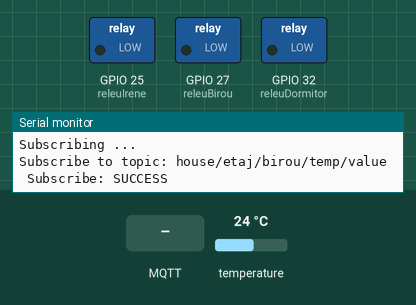
Simulated run of this program. Board: ESP32. Parts: switched loads named in the program (green lamp = pin HIGH), the last lines printed to the serial monitor. The test bench sets the inputs (shaded band); at power-on: temperature 24 °C. WiFi joins after 1.5 s; servers stay silent unless stated; a WiFi scan finds three made-up networks; no MQTT or app messages arrive unless stated.

Above: at 11.3 s.
11.4 s: MQTT message "85" arrives on the first subscribed topic
At 11.9 s:
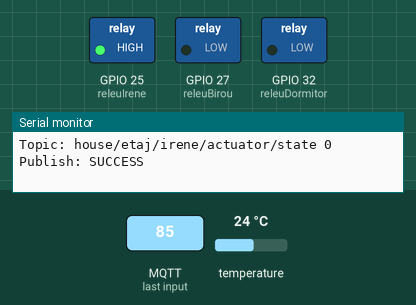
12.9 s: MQTT message "0" arrives on the first subscribed topic
At 14.1 s:
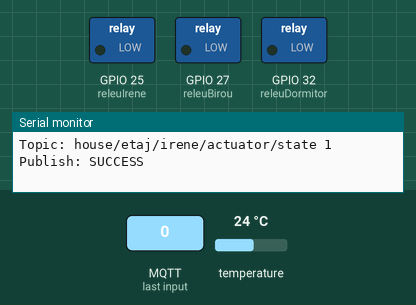
14.4 s: MQTT message "90" arrives on the first subscribed topic
At 15.4 s:
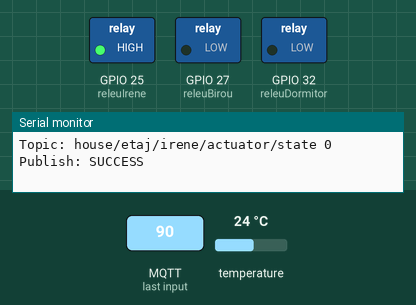
Timing chart, 0 to 17.4 s (numbered marks = the images above; inputs shaded):
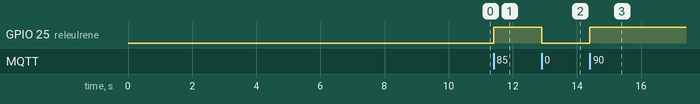

Measured:
- after the input at 11.4 s, GPIO 25 (releuIrene): LOW → HIGH at once
- after the input at 12.9 s, GPIO 25 (releuIrene): HIGH → LOW at once
- after the input at 14.4 s, GPIO 25 (releuIrene): LOW → HIGH at once

The program:

main.cpp
```cpp
#include <Arduino.h>
#include <WiFi.h>
#include "main.h"

void setup()
{
    // setup serial port
    Serial.begin(115200);

    // Enable debug messages
    Serial.setDebugOutput(true);
    esp_log_level_set("*", ESP_LOG_VERBOSE);

    // setup WiFi
    setupWiFi();

    // setup MQTT connection
    setupMQTT();

    // setup device pins
    setupGPIOs();

    // setup OneWire bus for reading temperature
    setupOneWireBus();
}

void loop()
{

    currentMillis = millis(); //get the current time

    checkMQTT();

    if (currentMillis - startMillis >= period) //test whether the period has elapsed
    {
        // Porneste/opreste incalzirea in dormitor
        // Calculam media temperaturilor citite
        if (contorDormitor < 10)
        {
            Serial.print("Citeste temperatura dormitor ... :");
            verificaTemperatura();
            sumSerieDormitor += readTemperature;
            contorDormitor++;
            Serial.print("Contor dormitor: ");
            Serial.println(contorDormitor);
        }
        else
        {
            readTemperature = sumSerieDormitor / 10;
            contorDormitor = 0;
            sumSerieDormitor = 0;
            Serial.print("Temperatura medie dormitor:");
            Serial.println(readTemperature);

            Serial.println("Setup dormitor ...");
            controlIncalzireDormitor();
        }
        startMillis = currentMillis;
    }
}
```

controller.cpp
```cpp
#include <Arduino.h>
#include "controller.h"

void setupGPIOs(){
    pinMode(releuDormitor, OUTPUT);
    pinMode(releuIrene, OUTPUT);
    pinMode(releuBirou, OUTPUT);
    // pinMode(releuAnda, OUTPUT);

    delay(5);
    // Setam starea initiala a actuatoarelor termice ca deschise (LOW = DESCHIS, actuatorul este normal inchis)
    digitalWrite(releuDormitor, LOW);
    digitalWrite(releuIrene, LOW);
    digitalWrite(releuBirou, LOW);
    // digitalWrite(releuAnda, LOW);
}

void verificaTemperatura() {
    getTemperature();
    Serial.println(readTemperature);
}

// Control centrale. Se opresc sau pornesc in functie de starile termostatelor si temperatura tur puffer
void controlIncalzireDormitor(){

    float tempDorita;
    char convertedTemperature[8];
    int actuatorDeschis = 1;
    char actuatorDormitor[2];

    actuatorDormitor[0] = '1';
    actuatorDormitor[1] = '\0';


    // Verificam modul de lucru
    if (modPresetatDormitor)
        tempDorita = PRESET_TEMPERATURE_DORMITOR;
    else
        tempDorita = tempProgramataDormitor;

    // Verificam daca sensorul de temperatura este in parametrii
    if (readTemperature > tempDorita){
            // Temperatura a depasit valoarea presetata --> inchidem actuatoarele si oprim incalzirea
            actuatorDeschis = 0;
            actuatorDormitor[0] = '0';
            actuatorDormitor[1] = '\0';
    }

    if (actuatorDeschis){
        // Actuator pe pozitie deschisa --> se deschide circuitul de incalzire
        stareActuatoareDormitor = 1;
        digitalWrite(releuDormitor, LOW);
    }
    else
    {
        stareActuatoareDormitor = 0;
        digitalWrite(releuDormitor, HIGH);
    }

    // Convertim in string temperatura
    snprintf(convertedTemperature, strlen(convertedTemperature), "%.2f", readTemperature);

    // Publicam starea actuatoarelor din dormitor si temperatura medie
    publishMQTT(mqttTopicActuatorDormitor, actuatorDormitor);
    publishMQTT(mqttTopicTemperaturaDormitor, convertedTemperature);
}
// Functie de control incalzire camera Irene
void controlIncalzireIrene(){
    int actuatorDeschis = 1;
    float tempDorita;
    char actuatorIrene[2];

    actuatorIrene[0] = '1';
    actuatorIrene[1] = '\0';

    // Verificam modul de lucru
    if (modPresetatIrene)
        tempDorita = PRESET_TEMPERATURE_IRENE;
    else
        tempDorita = tempProgramataIrene;

    if (tempInIrene > tempDorita) {
        // Temperatura a depasit valoarea presetata --> inchidem actuatoarele si oprim incalzirea
        actuatorDeschis = 0;
        actuatorIrene[0] = '0';
        actuatorIrene[1] = '\0';
    }
    if (actuatorDeschis){
        // Actuator pe pozitie deschisa --> se deschide circuitul de incalzire
        stareActuatoareIrene = 1;
        digitalWrite(releuIrene, LOW);
    }
    else
    {
        stareActuatoareIrene = 0;
        digitalWrite(releuIrene, HIGH);
    }
    publishMQTT(mqttTopicActuatorIrene, actuatorIrene);
}

// Functie de control incalzire birou si hol
void controlIncalzireBirou(){
    int actuatorDeschis = 1;
    float tempDorita;
    char actuatorBirou[2];

    actuatorBirou[0] = '1';
    actuatorBirou[1] = '\0';

    // Verificam modul de lucru
    if (modPresetatBirou)
        tempDorita = PRESET_TEMPERATURE_BIROU;
    else
        tempDorita = tempProgramataBirou;

    if (tempInBirou > tempDorita) {
            // Temperatura a depasit valoarea setata --> inchidem actuatoarele si oprim incalzirea
            actuatorDeschis = 0;
            actuatorBirou[0] = '0';
            actuatorBirou[1] = '\0';
    }
    if (actuatorDeschis) {
        // Actuator pe pozitie deschisa --> se deschide circuitul de incalzire
        stareActuatoareBirou = 1;
        digitalWrite(releuBirou, LOW);
    }
    else {
        stareActuatoareBirou = 0;
        digitalWrite(releuBirou, HIGH);
    }
    publishMQTT(mqttTopicActuatorBirou, actuatorBirou);
}

// Setare mod de incalzire dormitor: programata sau presetata
void programareIncalzireDormitor(){
    // Daca temperatura este mai mare sau egala cu 100 inseamna ca modul de lucru este presetat
    if (tempProgramataDormitor < 100) {
        // Trecem pe mod programat
        modPresetatDormitor = 0;
        tempProgramataDormitor = tempProgramataDormitor;
        controlIncalzireDormitor();
    }
    else
    {
         // Trecem pe mod presetat
        modPresetatDormitor = 1;
    }
}

// Setare mod de incalzire birou: programata sau presetata
void programareIncalzireBirou(){
    // Daca temperatura este mai mare sau egala cu 100 inseamna ca modul de lucru este presetat
    if (tempProgramataBirou < 100) {
        // Trecem pe mod programat
        modPresetatBirou = 0;
        controlIncalzireBirou();
    }
    else
    {
         // Trecem pe mod presetat
        modPresetatBirou = 1;
    }
}

// Setare mod de incalzire Irene: programata sau presetata
void programareIncalzireIrene(){
    // Daca temperatura este mai mare sau egala cu 100 inseamna ca modul de lucru este presetat
    if (tempProgramataIrene < 100) {
        // Trecem pe mod programat
        modPresetatIrene = 0;
        controlIncalzireIrene();
    }
    else
    {
         // Trecem pe mod presetat
        modPresetatIrene = 1;
    }
}
```

controller.h
```cpp
#include <Arduino.h>

#ifndef CONTROLLER_H
#define CONTROLLER_H

//#define PRESET_TEMPERATURE_DORMITOR 21
//#define PRESET_TEMPERATURE_BIROU 21
//#define PRESET_TEMPERATURE_IRENE 22

// Temperaturi presetate pentru fiecare camera
const float PRESET_TEMPERATURE_DORMITOR = 23.0;
const float PRESET_TEMPERATURE_BIROU = 22.0;
const float PRESET_TEMPERATURE_IRENE = 23.0;

void programareIncalzireDormitor();
void controlIncalzireBirou();
void programareIncalzireBirou();
void controlIncalzireIrene();
void programareIncalzireIrene();

// Set output GPIOs. Checked and 4, 16, 17, 21, 22, 25, 26, 32, 33 are ok
const int releuDormitor = 32; //
const int releuIrene = 25;
const int releuBirou = 27;
// const int releuAnda = 21;

// Parametri de stare actuatoare
int stareActuatoareDormitor = 1;
int stareActuatoareIrene = 1;
int stareActuatoareBirou = 1;
int stareActuatoareAnda = 1;

// Parameri mod de lucru: presetat sau cu temperatura programata
// Implicit este presetat adica temperatura de control este presetata in aplicatie
int modPresetatDormitor = 1;
int modPresetatIrene = 1;
int modPresetatBirou = 1;
int modPresetatAnda = 1;

// Variabile pentru memorarea temperaturi programate de la distanta
float tempProgramataDormitor;
float tempProgramataBirou;
float tempProgramataIrene;
// float tempProgramataAnda;
float tempInBirou;
float tempInIrene;
// float tempInAnda;

extern const char *mqttTopicTemperaturaDormitor;
extern const char *mqttTopicActuatorDormitor;
extern const char *mqttTopicTemperaturaDormitorCeruta;
extern const char *mqttTopicTemperaturaBirou;
extern const char *mqttTopicActuatorBirou;
extern const char *mqttTopicTemperaturaBirouCeruta;
extern const char *mqttTopicTemperaturaIrene;
extern const char *mqttTopicActuatorIrene;
extern const char *mqttTopicTemperaturaIreneCeruta;

// extern const char* mqttTopicTemperaturaAnda;
// extern const char* mqttTopicActuatorAnda;
// extern const char* mqttTopicTemperaturaAndaCeruta;

void publishMQTT(const char *mqttTopic, const char *value);

float readTemperature = 24.0;

void getTemperature();

#endif
```

main.h
```cpp
// Main.h

void setupGPIOs();
int setupWiFi();
void setupOneWireBus();

void setupMQTT();
int checkMQTT();
int getMQTTClientStaus();
int keepMQTTAlive();
int getMQTTClientConnectedState();

void verificaTemperatura();
void controlIncalzireDormitor();

unsigned long startMillis;
unsigned long currentMillis;
const unsigned long period = 12000;  //the value is a number of milliseconds between changes of brightness

unsigned long rebootMillis;
const unsigned long rebootPeriod = 600000;

extern float readTemperature;
unsigned int contorDormitor = 0;
float sumSerieDormitor = 0;
```

mqtt.cpp
```cpp
#include <Arduino.h>
#include <WiFi.h>
#include <PubSubClient.h>
#include "mqtt.h"

void callback(char* topic, byte* payload, unsigned int length) {
  char temp[8];
  float inTemp;

  // Allocate the correct amount of memory for the payload copy
  byte* p = (byte*)malloc(length);
  // Copy the payload to the new buffer to avoid conflict with another operation
  memcpy(p,payload,length);

  Serial.print("Message with lenght ");
  Serial.print(length);
  Serial.print(" arrived [");
  Serial.print(topic);
  Serial.print("] ");

  for (unsigned int i = 0; i < length; i++) {
    Serial.print((char)p[i]);
    temp[i] = (char)p[i];
  }

  Serial.println();
  temp[length] = '\0';
  // Convert temperature to float
  inTemp = atof(temp);

  if (strcmp(topic, mqttTopicTemperaturaIrene) == 0){
    tempInIrene = inTemp;
    controlIncalzireIrene();
  }
  if (strcmp(topic, mqttTopicTemperaturaBirou) == 0){
    tempInBirou = inTemp;
    controlIncalzireBirou();
  }
  if (strcmp(topic, mqttTopicTemperaturaDormitorCeruta) == 0){
    tempProgramataDormitor = inTemp;
    programareIncalzireDormitor();
  }
  if (strcmp(topic, mqttTopicTemperaturaIreneCeruta) == 0){
    tempProgramataIrene = inTemp;
    programareIncalzireIrene();
  }
  if (strcmp(topic, mqttTopicTemperaturaBirouCeruta) == 0){
    tempProgramataBirou = inTemp;
    programareIncalzireBirou();
  }

  // Free the memory
  free(p);
}

int reconnect() {
  // Check if WiFi connection is still up and if not try to reconnect
  int wifiStatus = WiFi.status();

  if (wifiStatus != WL_CONNECTED) {
    Serial.print("Attempting to reconnect to WiFi...");
    wifiStatus = setupWiFi();
  }

  if (wifiStatus == WL_CONNECTED)
  {
    Serial.println("Attempting MQTT PUB connection...");
    // Attempt to connect
    if (mqttClient.connect("ATMQTTPUB")) {
      Serial.println("Connected to MQTT broker as ATMQTTPUB client");
      publishMQTT(mqttTopicAlive, "ATMQTTPUB");
      //subscribeMQTT(mqttTopicTemperaturaDormitorCeruta);
      subscribeMQTT(mqttTopicTemperaturaIrene);
      //subscribeMQTT(mqttTopicTemperaturaIreneCeruta);
      subscribeMQTT(mqttTopicTemperaturaBirou);
      //subscribeMQTT(mqttTopicTemperaturaBirouCeruta);
    }
    else
      ESP.restart();
  }
  return mqttClient.connected();
}

int checkMQTT() {
  // Non-blocking reconnect. If the client loses
  // its connection, it attempts to reconnect every 5 seconds
  // without blocking the main loop.
  int isConnected = mqttClient.connected();
  if (!isConnected) {
    long now = millis();
    if (now - lastReconnectAttemptPub > 5000) {
      lastReconnectAttemptPub = now;
      isConnected = reconnect();
      // Attempt to reconnect
      if (isConnected) {
        lastReconnectAttemptPub = 0;
      }
    }
  }
  else
    // Client connected
    mqttClient.loop();

  return isConnected;
}

void setupMQTT() {
  mqttClient.setServer(mqttServer, 1883);
  mqttClient.setCallback(callback);

  // Estabilish initial connection
  checkMQTT();
}

void publishMQTT(const char* mqttTopic, const char* value) {

    int result;
    // Publish only if connection is fine to MQTT broker
    if ( mqttClient.connected() ) {
        mqttClient.loop();
        Serial.print("Topic: ");
        Serial.print(mqttTopic);
        Serial.print(" ");
        Serial.print(value);
        result = mqttClient.publish(mqttTopic, value, 1);

        if (result)
          Serial.println(" Publish: SUCCESS");
        else
          Serial.println(" Publish: FAILED ");
    }
}

void subscribeMQTT(const char* mqttTopic) {

    int result;

    Serial.println("Subscribing ...");

    // Subscribe only if connection is fine to MQTT broker
    if ( mqttClient.connected() ) {

        mqttClient.loop();

        Serial.print("Subscribe to topic: ");
        Serial.print(mqttTopic);

        result = mqttClient.subscribe(mqttTopic);

        if (result)
          Serial.println(" Subscribe: SUCCESS");
        else
          Serial.println(" Subscribe: FAILED ");
    }
    else
        Serial.println("Could not subscribe. Not connected to MQTT broker.");
}

int getMQTTClientStaus(){

  return mqttClient.state();

}

int getMQTTClientConnectedState() {
  return mqttClient.connected();
}

int keepMQTTAlive(){
  return mqttClient.loop();
}
```

mqtt.h
```cpp
#ifndef MQTT_H
#define MQTT_H

// MQTT broker connection paramters
const char* mqttServer = "172.27.0.20"; // local broker running on Oxygen Gateway
const char* mqttUserName = "";
const char* mqttPassword = "";

int setupWiFi();
void subscribeMQTT(const char* mqttTopic);
void publishMQTT(const char* mqttTopic, const char* value);

WiFiClient mqttWiFiClient;
PubSubClient mqttClient(mqttWiFiClient);

extern float tempProgramataDormitor;
extern float tempProgramataBirou;
extern float tempProgramataIrene;
//extern float tempProgramataAnda;
extern float tempInBirou;
extern float tempInIrene;
//extern float tempInAnda;

void programareIncalzireDormitor();
void controlIncalzireBirou();
void programareIncalzireBirou();
void controlIncalzireIrene();
void programareIncalzireIrene();
void publicaStareaActuala();

// Topics defined on the MQTT broker
//
// Dormitorul mare
// Temperatura curenta indicata de senzor
const char* mqttTopicTemperaturaDormitor = "house/etaj/dormitor/temp/value";
// Stare actuatoare termice care controleaza radiatoarele din dormitor
const char* mqttTopicActuatorDormitor = "house/etaj/dormitor/actuator/state";
// Temperatura programata de la distanta
const char* mqttTopicTemperaturaDormitorCeruta = "house/etaj/dormitor/tempceruta/value";


// Birou - Hol
// Stare actuatoare termice care controleaza radiatoarele din birou si hol
const char* mqttTopicActuatorBirou = "house/etaj/birou/actuator/state";
// Temperatura curenta indicata de senzor
const char* mqttTopicTemperaturaBirou = "house/etaj/birou/temp/value";
// Temperatura programata de la distanta
const char* mqttTopicTemperaturaBirouCeruta = "house/etaj/birou/tempceruta/value";


// Irene
// Stare actuatoare termice care controleaza radiatoarele de la Irene
const char* mqttTopicActuatorIrene = "house/etaj/irene/actuator/state";
// Temperatura curenta indicata de senzor
const char* mqttTopicTemperaturaIrene = "house/etaj/irene/temp/value";
// Temperatura programata de la distanta
const char* mqttTopicTemperaturaIreneCeruta = "house/etaj/irene/tempceruta/value";


const char* mqttTopicAlive = "house/devices/value";

// Anda
// Temperatura curenta indicata de senzor
// const char* mqttTopicTemperaturaAnda = "house/etaj/anda/temp/value";
// Stare actuator termic care controleaza radiatoarul de la Anda
// const char* mqttTopicActuatorAnda = "house/etaj/anda/actuator/state";
// Temperatura programata de la distanta
// const char* mqttTopicTemperaturaAndaCeruta = "house/etaj/anda/tempceruta/value";

long lastReconnectAttemptPub = 0;

#endif
```

onewirebus.cpp
```cpp
#include <Arduino.h>
#include <OneWire.h>
#include <DallasTemperature.h>

#define ONE_WIRE_BUS 4   // DS18B20 pin 27

extern float readTemperature;

OneWire oneWire(ONE_WIRE_BUS);
DallasTemperature DS18B20(&oneWire);


void setupOneWireBus() {
  // setup OneWire bus
  DS18B20.begin();
}

void getTemperature() {
  DS18B20.setResolution(12);
  DS18B20.requestTemperatures();

  readTemperature = DS18B20.getTempCByIndex(0);

  if ((readTemperature == -127) || (readTemperature == 85))
    // Senzorul de temperatura nu e in parametri.
    // Setam o temperatura astfel incat sa ne asiguram ca incalzirea e pornita
    readTemperature = 15.00;
}
```

Source omitted: wifi.cpp (1885 bytes)
